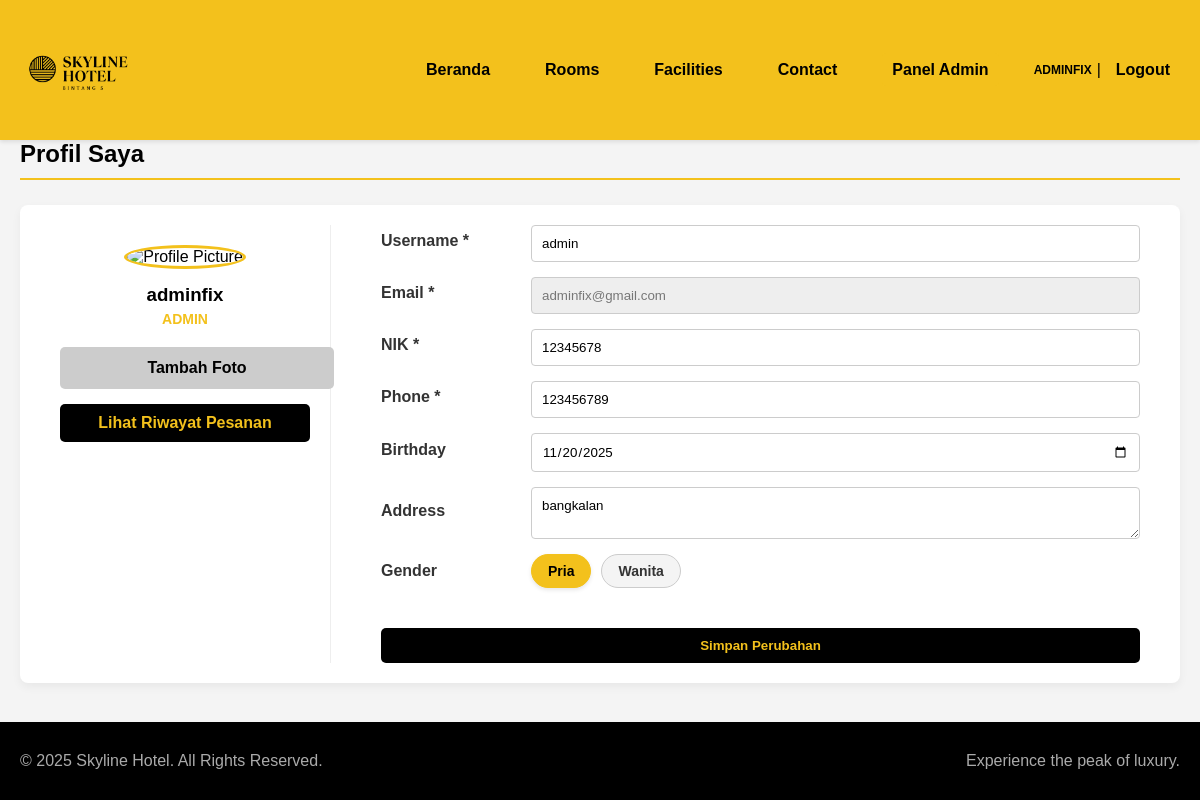
Page /profile.php (signed in) on the committed database.
### tables this page shows
CREATE TABLE `users` (
  `user_id` int(11) NOT NULL,
  `nama` varchar(100) NOT NULL,
  `username` varchar(50) DEFAULT NULL,
  `nik` varchar(20) DEFAULT NULL,
  `phone` varchar(20) DEFAULT NULL,
  `birthday` date DEFAULT NULL,
  `address` text DEFAULT NULL,
  `gender` enum('Pria','Wanita') DEFAULT NULL,
  `email` varchar(100) NOT NULL,
  `password` varchar(255) NOT NULL,
  `profile_photo` varchar(255) DEFAULT NULL,
  `role` enum('customer','admin') NOT NULL DEFAULT 'customer',
  `created_at` timestamp NOT NULL DEFAULT current_timestamp()
);

### profile.php (the view, shortened to what this page needs)
<?php
include 'includes/header.php';
$user_id = $_SESSION['user_id'];
try {
    $sql = "SELECT * FROM users WHERE user_id = ?";
    $stmt = $mysqli->prepare($sql);
    $stmt->bind_param("i", $user_id);
    $stmt->execute();
    $result = $stmt->get_result();
    $user = $result->fetch_assoc();
} catch (Exception $e) {
    echo "<div class='container'><p class='alert alert-error'>".$e->getMessage()."</p></div>";
    include 'includes/footer.php';
    exit;
}
$profile_pic = !empty($user['profile_photo']) ? 'assets/images/profile/' . htmlspecialchars($user['profile_photo']) : 'assets/images/placeholder_user.png';
?>
<div class="container profile-page">
    <h2>Profil Saya</h2>
    <div class="profile-layout">
        <div class="profile-sidebar">
            <img src="<?php echo $profile_pic; ?>" alt="Profile Picture" class="profile-photo-lg">
            <h3><?php echo htmlspecialchars($user['nama']); ?></h3>
            <p class="role"><?php echo htmlspecialchars($user['role']); ?></p>
            <form action="actions/action_upload_profile_photo.php" method="POST" enctype="multipart/form-data" class="upload-form">
                <label for="profile_file" class="btn-secondary full-width">Tambah Foto</label>
            </form>
            <a href="booking_history.php" class="btn-primary full-width" style="margin-top: 15px;">Lihat Riwayat Pesanan</a>
        </div>
        <div class="profile-form-area">
            <form action="actions/action_update_profile.php" method="POST">
                <div class="form-group">
                    <label for="username">Username *</label>
                    <input type="text" name="username" value="<?php echo htmlspecialchars($user['username'] ?? ''); ?>" required>
                </div>
                <div class="form-group">
                    <label for="email">Email *</label>
                    <input type="email" name="email" value="<?php echo htmlspecialchars($user['email']); ?>" disabled>
                </div>
                <div class="form-group">
                    <label for="nik">NIK *</label>
                    <input type="text" name="nik" value="<?php echo htmlspecialchars($user['nik'] ?? ''); ?>">
                </div>
                <div class="form-group">
                    <label for="phone">Phone *</label>
                    <input type="text" name="phone" value="<?php echo htmlspecialchars($user['phone'] ?? ''); ?>">
                </div>
                <div class="form-group">
                    <label for="birthday">Birthday</label>
                    <input type="date" name="birthday" value="<?php echo htmlspecialchars($user['birthday'] ?? ''); ?>">
                </div>
                <div class="form-group">
                    <label for="address">Address</label>
                    <textarea name="address"><?php echo htmlspecialchars($user['address'] ?? ''); ?></textarea>
                </div>
                <div class="form-group">
                <label>Gender</label>
                <div class="gender-radio-group">
                    <label for="gender-pria" class="gender-radio-label">Pria</label>
                    <label for="gender-wanita" class="gender-radio-label">Wanita</label>
                </div>
                </div>
                <button type="submit" class="btn-primary" style="margin-top: 20px;">Simpan Perubahan</button>
            </form>
        </div>
    </div>
</div>
<?php
include 'includes/footer.php';
?>

### assets/css/style.css (style rules this page uses)
:root { --primary-color: #f3c11c; --secondary-color: #333; --dark-color: #000; --light-color: #fff; --success-color: #5cb85c; --error-color: #d9534f; --pending-color: #f0ad4e; }
body, h1, h2, h3, p, ul, table, form, textarea, input, button { margin: 0; padding: 0; font-family: Arial, sans-serif; box-sizing: border-box; }
body { background-color: #f4f4f4; display: flex; flex-direction: column; min-height: 100vh; }
a { text-decoration: none; color: inherit; }
.container { max-width: 1200px; margin: 0 auto; padding: 0 20px; }
.btn-primary { display: inline-block; width: 100%; padding: 10px; background-color: var(--dark-color); color: var(--primary-color); text-align: center; text-decoration: none; border-radius: 5px; font-weight: bold; cursor: pointer; border: none; box-sizing: border-box; transition: background-color 0.3s; }
.btn-secondary { display: block; width: 100%; padding: 12px; background-color: #ccc; color: var(--dark-color); text-align: center; text-decoration: none; border-radius: 5px; font-weight: bold; border: none; cursor: pointer; font-size: 16px; }
.form-group { margin-bottom: 15px; }
.form-group label { display: block; font-weight: bold; margin-bottom: 5px; color: var(--secondary-color); }
.form-group input[type="text"], .form-group input[type="email"], .form-group input[type="password"] { width: 100%; padding: 10px; border: 1px solid #ccc; border-radius: 4px; }
.profile-page h2 { text-align: left; margin-bottom: 25px; padding-bottom: 10px; border-bottom: 2px solid var(--primary-color); }
.profile-layout { display: flex; gap: 30px; background-color: var(--light-color); padding: 20px; border-radius: 8px; box-shadow: 0 4px 10px rgba(0,0,0,0.05); }
.profile-sidebar { flex-shrink: 0; width: 250px; padding: 20px; text-align: center; border-right: 1px solid #eee; }
.profile-photo-lg { width: 120px; height: 120px; border-radius: 50%; object-fit: cover; margin-bottom: 15px; border: 3px solid var(--primary-color); }
.profile-sidebar h3 { margin-bottom: 5px; color: var(--dark-color); }
.profile-sidebar .role { color: var(--primary-color); font-weight: bold; text-transform: uppercase; font-size: 14px; margin-bottom: 20px; }
.profile-form-area { flex-grow: 1; padding: 0 20px; }
.profile-form-area .form-group { margin-bottom: 15px; display: grid; grid-template-columns: 150px 1fr; align-items: center; }
.profile-form-area .form-group label { font-weight: bold; color: var(--secondary-color); }
.profile-form-area input[type="text"], .profile-form-area input[type="email"], .profile-form-area input[type="date"], .profile-form-area textarea { padding: 10px; border: 1px solid #ccc; border-radius: 4px; width: 100%; }
.profile-form-area input[disabled] { background-color: #eee; color: #777; }
.gender-radio-group { display: flex; gap: 10px; align-items: center; }
.gender-radio-label { padding: 8px 16px; border: 1px solid #ccc; border-radius: 20px; cursor: pointer; font-size: 14px; color: var(--secondary-color); background-color: #f4f4f4; transition: all 0.2s ease; }
.gender-radio-group input[type="radio"]:checked + .gender-radio-label { background-color: var(--primary-color); color: var(--dark-color); border-color: var(--primary-color); font-weight: bold; box-shadow: 0 2px 4px rgba(0,0,0,0.1); }

### rows in the picture
users: nama "adminfix", role "ADMIN", username "admin", email "adminfix@gmail.com", nik "12345678", phone "123456789", birthday "11/20/2025", address "bangkalan"

### other values in the picture
explode(' ', $_SESSION['user_name'])[0] "ADMINFIX"
